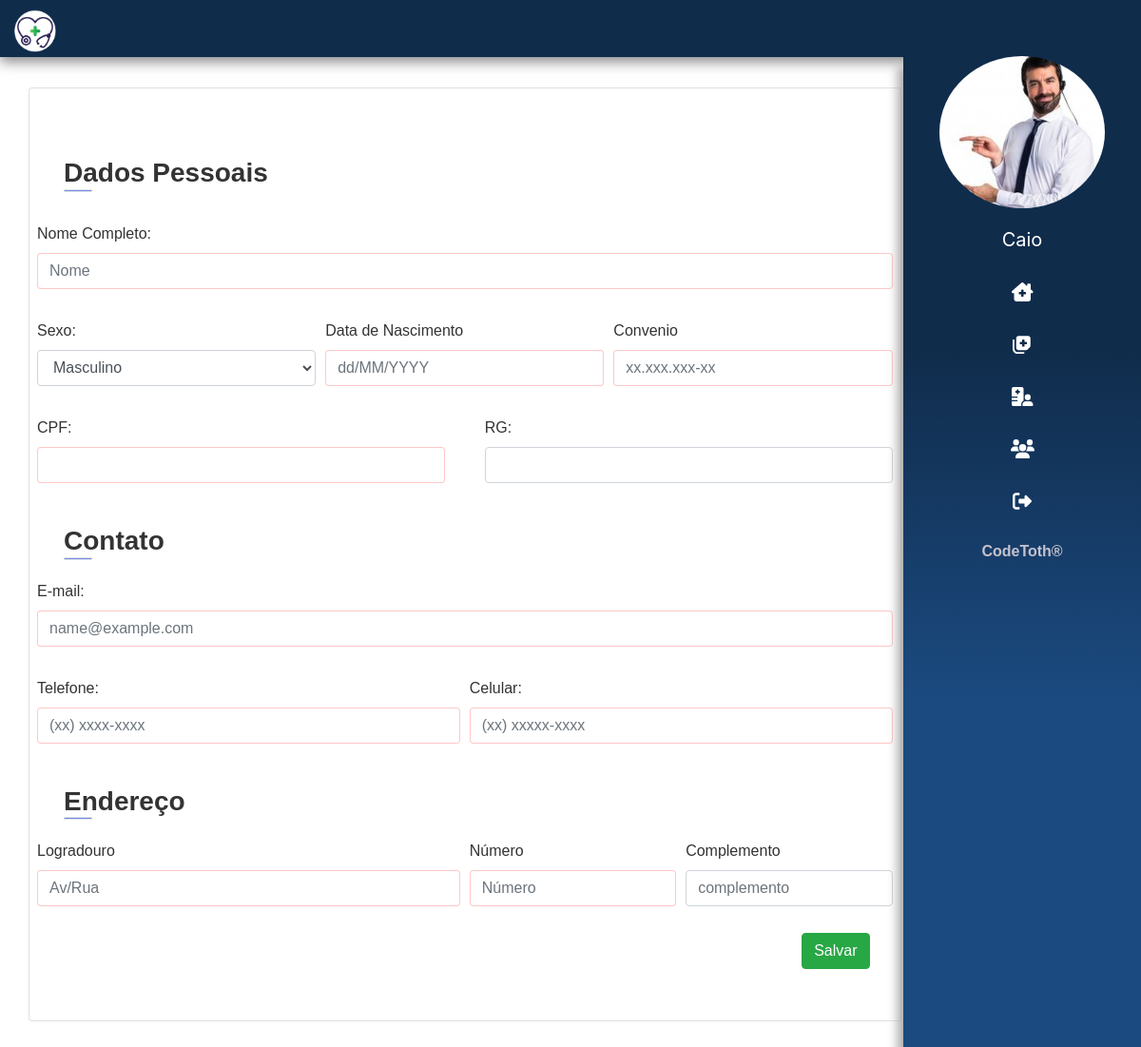
/pacientes/adicionar (signed in), run on the app's committed database.
### app/atendente/models.py (models this page shows)
class Atendente(models.Model):
    usuario = models.ForeignKey(User, on_delete=models.CASCADE)
    nome = models.CharField(max_length=150)
    sexo = models.CharField(max_length=1)
    data_nascimento = models.DateField()
    cpf = models.CharField(max_length=20, unique=True)
    rg = models.CharField(max_length=20, unique=True)
    email = models.EmailField()
    foto = models.ImageField(upload_to=f'fotos/{time.time()}', blank=True)
    ativo = models.BooleanField(default=True)

### app/paciente/views.py (the view)
# urls.py: path('adicionar', adicionar, name='adicionar'),
@login_required(login_url='login')
def adicionar(request):
    dados = get_dados(request)
    paciente = Paciente()
    dados['paciente'] = paciente
    return render(request, 'paciente/adiciona_paciente.html', dados)

### templates/paciente/adiciona_paciente.html (shortened to what this page needs)
{% extends 'base.html' %}
{% load static %}
{% block content %}
<main class="container-fluid">
  <section class="mx-auto">
    <section class="col-10 mt-x">
      <div class="card">
        <form action="{% url 'adiciona_paciente'%}" enctype="multipart/form-data" method="post" id="pacienteform"
          class="mt-y p-2">
          <div class="info-section">
            <h3> Dados Pessoais
              <div class="border"></div>
            </h3>
            <div class="form-goup mt-y">
              <label for="nome">Nome Completo:</label>
              <input type="text" class="form-control" id="nome" placeholder="Nome" name="nome" required
                value="{{paciente.nome}}">
            </div>
            <div class="form-row mt-y">
              <div class="col">
                <label for="sexo">Sexo:</label>
                <select class="form-control" id="sexo" name="sexo" required>
                  <option value="M" {% if paciente.sexo == "M" %}selected="selected" {% endif %}>Masculino</option>
                </select>
              </div>
              <div class="col">
                <label for="id_data_nasc">Data de Nascimento</label>
                <input type="text" class="form-control" id="id_data_nasc" placeholder="dd/MM/YYYY" name="dt_nasc"
                  required value="{{paciente.data_nascimento|date:'d/m/Y'}}">
              </div>
              <div class="col">
                <label for="convenio">Convenio</label>
                <input type="text" class="form-control" id="convenio" placeholder="xx.xxx.xxx-xx" name="convenio"
                  required value="{{paciente.carteira_convenio}}">
              </div>
            </div>
            <div class="form-row mt-y">
              <div class="col mr-3">
                <label for="id_cpf">CPF:</label>
                <input type="text" name="cpf" id="id_cpf" class="form-control" value="{{paciente.cpf}}" maxlength="14"
                  required>
              </div>
              <div class="col ml-3">
                <label for="id_rg">RG:</label>
                <input type="text" name="rg" id="id_rg" class="form-control" value="{{paciente.rg}}">
              </div>
            </div>
          </div>
          <div class="info-section">
            <h3> Contato
              <div class="border"></div>
            </h3>
            <div class="form-group">
              <label for="email">E-mail:</label>
              <input type="email" name="email" id="email" class="form-control" placeholder="name@example.com" required
                value="{{ paciente.email}}">
            </div>
            <div class="form-row mt-y">
              <div class="col">
                <label for="id_tel">Telefone:</label>
                <input type="text" name="telefone" id="id_tel" class="form-control" placeholder="(xx) xxxx-xxxx"
                  required value="{{paciente.telefone}}">
              </div>
              <div class="col">
                <label for="id_cel">Celular:</label>
                <input type="text" name="celular" id="id_cel" class="form-control" placeholder="(xx) xxxxx-xxxx"
                  required value="{{paciente.celular}}">
              </div>
            </div>
          </div>
          <div class="info-section">
            <h3> Endereço
              <div class="border"></div>
            </h3>
            <div class="form-row">
              <div class="col-md-6 mb-3">
                <label for="endereco">Logradouro</label>
                <input type="text" class="form-control" id="endereco" placeholder="Av/Rua" required name="endereco"
                  value="{{ paciente.endereco }}">
              </div>
              <div class="col-md-3 mb-3">
                <label for="numero">Número</label>
                <input type="number" class="form-control" id="numero" placeholder="Número" required name="end_num"
                  value="{{ paciente.end_num }}">
              </div>
              <div class="col-md-3 mb-3">
                <label for="complemento">Complemento</label>
                <input type="text" class="form-control" id="complemento" placeholder="complemento" name="complemento"
                  value="{{ paciente.complemento }}">
              </div>
            </div>
          </div>
          <div class="mr-4" style="float: right;">
            <button class="btn btn-success" type="submit">Salvar</button>
          </div>
        </form>
      </div>
    </section>
  </section>
</main>
{% endblock %}

### templates/partials/_sidebar.html (shortened to what this page needs)
{% load static %}
<div class="sidebar d-print-none">
    <div class="mb-2">
        {% if usuario.foto.url is not None %}
        <img src="{{ usuario.foto.url }}" class="img-fluid  mx-auto d-block" alt="">
        {% else %}
        <img src="{% static 'images/foto.jpg' %}" class="img-fluid  mx-auto d-block" alt="">
        {% endif %}
    </div>
    <ul>
        <a href="{% url 'edit-user' request.user.id %}"class="func_menu" ><li style="text-transform: capitalize;"> <i> {{ usuario.nome}} </i><span class="dNone"> Dados Pessoais </span></li></a>
        <a href="{% url 'dashboard' %}" class="func_menu"> <li> <i class="fas fa-clinic-medical"></i> <span class="dNone"> Página principal </span></li></a>
        <a href="{% url 'consultas' %}" class="func_menu"> <li> <i class="fas fa-notes-medical"></i>  <span class="dNone"> Consultas </span> </li></a>
        <a href="{% url 'pacientes' %}" class="func_menu"> <li> <i class="fas fa-hospital-user"></i></i>  <span class="dNone">  Pacientes  </span></li></a>
        {% if tipo == 2 %}
        <a href="{% url 'usuarios' %}" class="func_menu"> <li> <i class="fas fa-users"></i></i>  <span class="dNone">  Usuários  </span></li></a>
        {% endif %}
        <a href="{% url 'logout' %}" class="func_menu"><li><i class="fas fa-sign-out-alt"></i>  <span class="dNone"> Sair </span>  </li></a>
    </ul>
    <div class="text-center pb-3" style="font-weight: bolder;width: 100%;color: #C4C2CD;font-family: 'Play', sans-serif; ">
        <span>CodeToth&#174;</span>
    </div>
</div>

### static/css/app.css (style rules this page uses)
.container-fluid { padding-right: 3em!important; }
body { background-attachment: fixed; background-size: cover; background-image: linear-gradient(100deg,rgba(255, 255, 255, .5), rgba(236, 234, 241, .5), rgba(213, 211, 222, 1.5)); }
input { border: 2px solid currentcolor; }
input:invalid { border: 1px solid rgba(255, 0, 0, 0.219); }
.mt-x { margin-top: 5rem !important; }
.mt-y { margin-top: 2rem !important; }
.card { width: 100%; overflow: auto; font-family: "montserrat", sans-serif; padding-bottom: 5%; margin-bottom: 2%; }
.info-section { color: #333; background-color: #ffff; padding: .725em 0; }
.info-section > h3 { margin: .75em 1em; font-weight: 800; text-transform: capitalize; }
.border { width: 30px; height: 3px; background: #778beb; left: 0; bottom: -6px; }
.sidebar img { border-radius: 100% !important; height: 160px !important; }
.sidebar { right: 0; top: 3.7rem !important; bottom: 0; width: 250px; background-image: linear-gradient( #102c4b,#102c4b,#1B4A80 , #1B4A80); box-shadow: -5px 12px 10px 1px #aaaaaa; background-attachment: fixed; overflow: hidden; transition: 0.8s all; height: 100% !important; position: fixed; z-index: 1030 !important; }
.sidebar ul li, a { list-style: none; }
.sidebar ul li { margin-top: 5px; padding: .5em; text-decoration: none; color: rgb(255, 255, 255); width: 100%; font-size: 20px; text-align: center; display: block; transition: 0.6s all; }

### data on the page
Atendente: foto (picture), nome "Caio"
